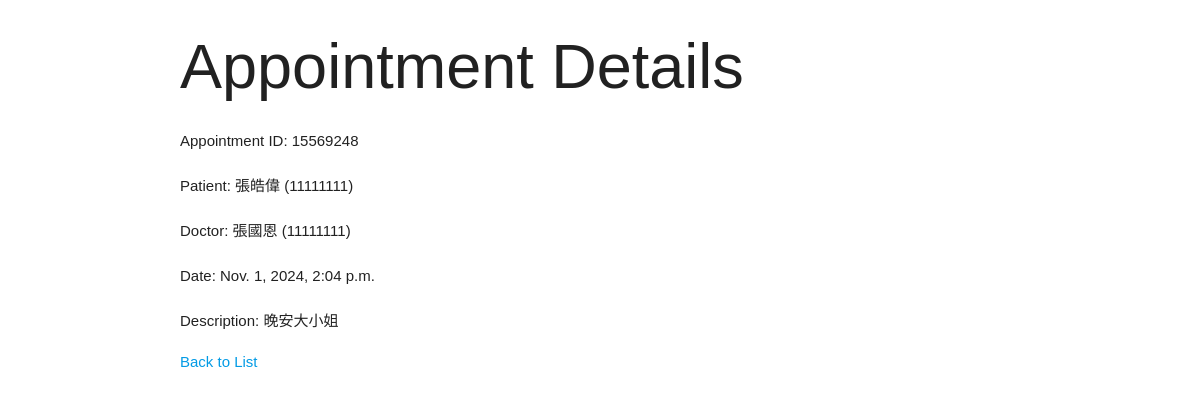
The page /appointments/appointments/15569248/ on the database its author committed.
### appointments/models.py (models this page shows)
class Appointment(models.Model):
    appointment_id = models.CharField(max_length=8, unique=True, null=True, blank=True)
    patient = models.ForeignKey(Patient, on_delete=models.CASCADE, db_column="patient_id")
    doctor = models.ForeignKey(Doctor, on_delete=models.CASCADE, db_column="doctor_id")
    date = models.DateTimeField()
    description = models.TextField()

class Patient(models.Model):
    patient_id = models.CharField(max_length=8, unique=True, null=True, blank=True)
    name = models.CharField(max_length=100)
    dob = models.DateField()  # Date of birth
    phone = models.CharField(max_length=15)
    gender = models.CharField(max_length=10, choices=[('M', 'Male'), ('F', 'Female')])
    age = models.IntegerField(null=False, default=18)

class Doctor(models.Model):
    doctor_id = models.CharField(max_length=8, unique=True, null=True, blank=True)
    name = models.CharField(max_length=100)
    gender = models.CharField(max_length=10, choices=[('M', 'Male'), ('F', 'Female')])
    age = models.IntegerField(null=False, default=18)

### appointments/views.py (the view)
# urls.py: path('appointments/<str:appointment_id>/', views.appointment_detail, name='appointment_detail'),
def appointment_detail(request, appointment_id):
    appointment = get_object_or_404(Appointment, appointment_id=appointment_id)
    return render(request, 'appointments/detail.html', {'appointment': appointment})

### appointments/templates/appointments/detail.html (shortened to what this page needs)
<!DOCTYPE html>
<html lang="en">
<head>
       {% load static %}
       <link href="{% static 'css/materialize.css' %}" type="text/css" rel="stylesheet" media="screen,projection"/>
       <link rel="stylesheet" href="https://cdnjs.cloudflare.com/ajax/libs/animate.css/4.0.0/animate.min.css"/>
       <link rel="stylesheet" type="text/css" href="{% static 'css/hover.css' %}"/>
       <link href="https://gnehs.github.io/ChatUI/css/ChatUI.css" rel="stylesheet">
       <link href="{% static 'css/style.css' %}" type="text/css" rel="stylesheet" media="screen,projection"/>
       <link rel="stylesheet" type="text/css" href="https://cdn.jsdelivr.net/npm/sweetalert2@9.17.0/dist/sweetalert2.min.css"/>
</head>
<body>
    <div class="container">
        <h1>Appointment Details</h1>
        <p><strong>Appointment ID:</strong> {{ appointment.appointment_id }}</p>
        <p><strong>Patient:</strong> {{ appointment.patient.name }} ({{ appointment.patient.patient_id }})</p>
        <p><strong>Doctor:</strong> {{ appointment.doctor.name }} ({{ appointment.doctor.doctor_id }})</p>
        <p><strong>Date:</strong> {{ appointment.date }}</p>
        <p><strong>Description:</strong> {{ appointment.description }}</p>
        <a href="{% url 'appointment_list' %}">Back to List</a>
    </div>
</body>
</html>

### appointments/static/css/style.css (style rules this page uses)
body { font-family: 'Noto Sans TC', sans-serif !important; }
p { line-height: 2rem; }

### rows shown on the page
Appointment: appointment_id "15569248", patient.name "張皓偉", patient.patient_id "11111111", doctor.name "張國恩", doctor.doctor_id "11111111", date "Nov. 1, 2024, 2:04 p.m.", description "晚安大小姐"
